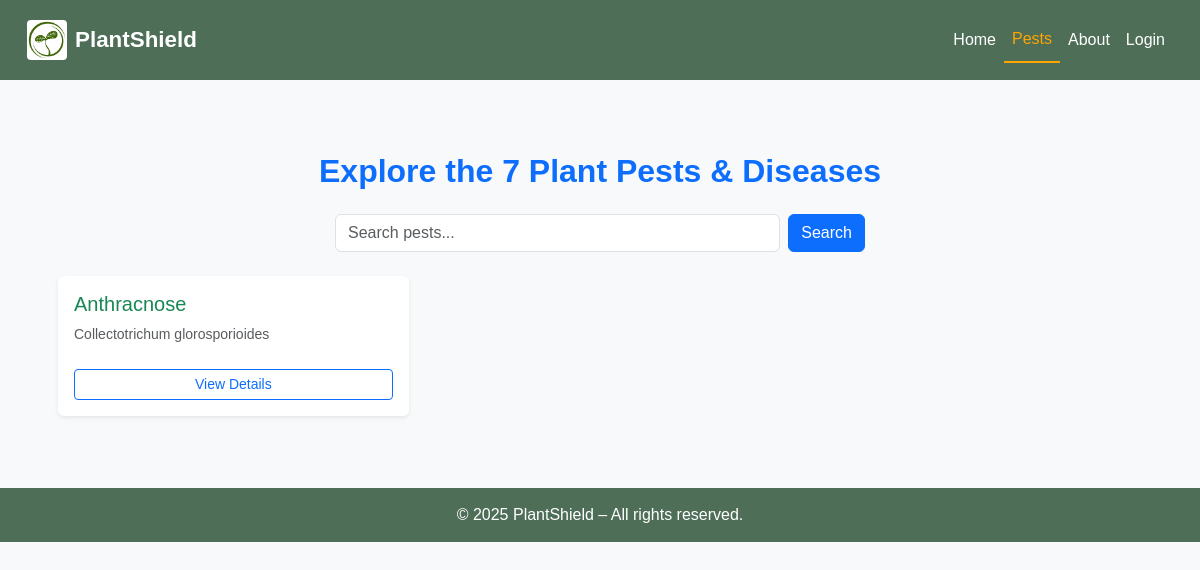
/pests/, run on an earlier commit of the app's database.
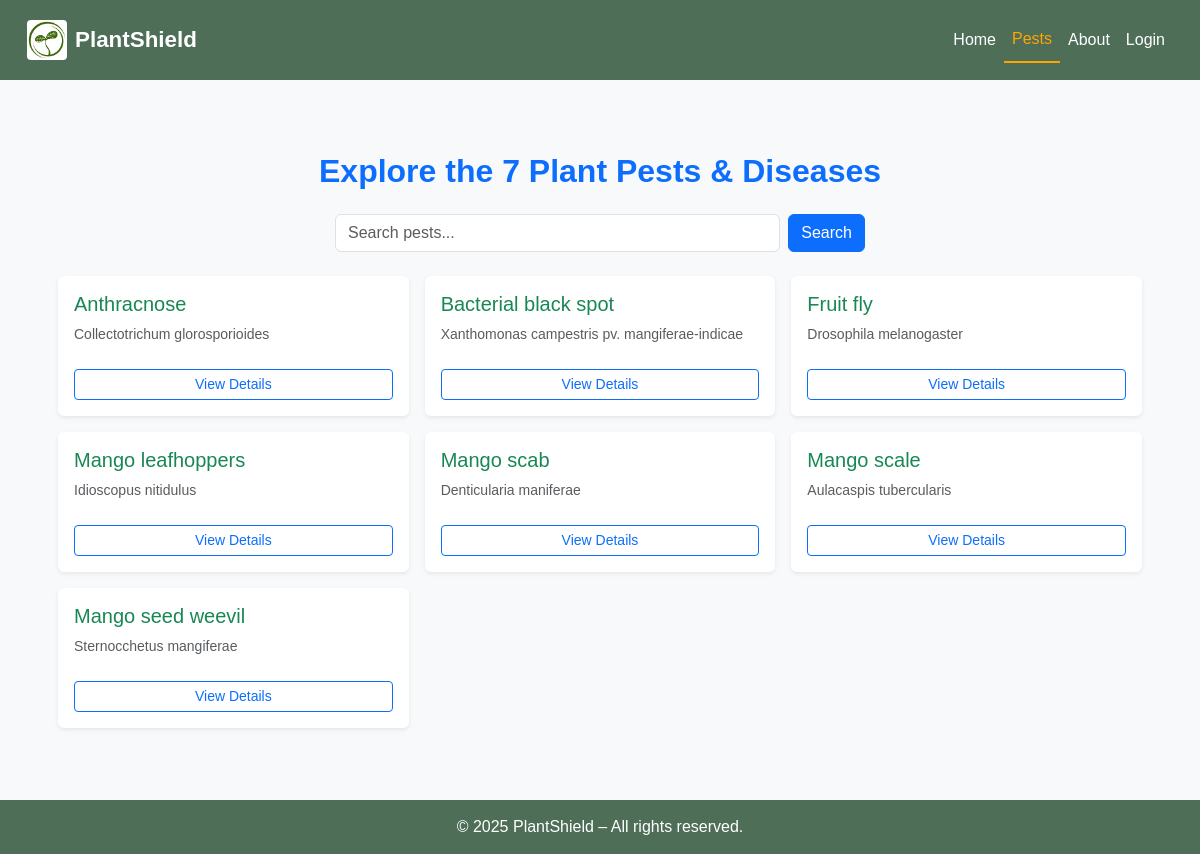
And on a later commit of the database.
### pest_web/models.py (models this page shows, shortened)
class PestDisease(models.Model):
    identifier = models.IntegerField(
        null=False,
        blank=False,
        unique=True,
        default=1,
    )
    name = models.CharField(max_length=100)
    scientific_name = models.CharField(max_length=100)
    description = models.TextField(blank=True)
    image_url = models.CharField(blank=True, max_length=250)
    image_reference = models.TextField(blank=True)
    symptoms = models.TextField()
    prevention = models.TextField()
    treatment = models.TextField()
    affected_parts = models.ManyToManyField(PlantPart)  # Changed to ManyToMany as a pest can affect multiple parts
    recommended_frequency = models.CharField(max_length=100)
    plant_type = models.ForeignKey(PlantType, on_delete=models.SET_NULL, null=True, blank=True) # Using CharField for now, can be ForeignKey if you create PlantType model

### pest_web/views.py (the view)
# urls.py: re_path(r'^pests/$', PestDiseaseListView.as_view(), name='pest_list'),
class PestDiseaseListView(ListView):
    model = PestDisease
    template_name = 'pests/plist.html'
    context_object_name = 'pests'
    def get_queryset(self):
        return PestDisease.objects.all().order_by('name')

### pest_web/templates/pests/plist.html (shortened to what this page needs)
{% extends "pests/base.html" %}
{% load static %}
{% block content %}
<section class="pest-list container my-5">
  <h2 class="text-center text-primary fw-bold mb-4">Explore the 7 Plant Pests & Diseases</h2>
  <div class="row justify-content-center mb-4">
    <div class="col-md-6">
      <form method="get" class="d-flex">
        <input type="text" name="q" class="form-control me-2" placeholder="Search pests..." value="{{ request.GET.q }}">
        <button type="submit" class="btn btn-primary">Search</button>
      </form>
    </div>
  </div>
  <div class="row g-3">
    {% for pest in pests %}
      <div class="col-md-4">
        <div class="card shadow-sm border-0 h-100 p-3">
          <h5 class="card-title text-success">{{ pest.name }}</h5>
          <p class="card-text text-muted small">{{ pest.scientific_name }}</p>
          <a href="{% url 'pest_detail' pest.pk %}" class="btn btn-sm btn-outline-primary mt-2">View Details</a>
        </div>
      </div>
    {% empty %}
      <p class="text-center text-muted">No pests found matching your search.</p>
    {% endfor %}
  </div>
</section>
{% endblock %}

### pest_web/templates/pests/base.html (shortened to what this page needs)
<!DOCTYPE html>
<html lang="en">
<head>
  {% load widget_tweaks %}
  {% load static %}
  <link href="https://cdn.jsdelivr.net/npm/bootstrap@5.3.0/dist/css/bootstrap.min.css" rel="stylesheet" />
  <link rel="stylesheet" href="https://cdn.jsdelivr.net/npm/bootstrap-icons/font/bootstrap-icons.css">
  <link rel="stylesheet" href="{% static 'css/style.css' %}" />
</head>
<body>
  <nav class="navbar navbar-expand-lg sticky-top">
    <div class="container-fluid">
      <a class="navbar-brand d-flex align-items-center fw-bold" href="{% url 'home' %}">
        <img src="{% static 'images/logo.png' %}" alt="Logo" width="40" height="40" class="d-inline-block align-text-top me-2" />
        <span class="fw-bold">PlantShield</span>
      </a>
      <div class="collapse navbar-collapse" id="navbarNav">
        <ul class="navbar-nav ms-auto mb-2 mb-lg-0">
          <li class="nav-item"><a class="nav-link {% if request.path == '/' %}active{% endif %}" href="{% url 'home' %}">Home</a></li>
          <li class="nav-item"><a class="nav-link {% if request.path == '/pests/' %}active{% endif %}" href="{% url 'pest_list' %}">Pests</a></li>
          <li class="nav-item"><a class="nav-link {% if request.path == '/about/' %}active{% endif %}" href="{% url 'about' %}">About</a></li>
          {% if user.is_authenticated %}
            <li class="nav-item"><a class="nav-link {% if request.path == '/surveillance/' %}active{% endif %}" href="{% url 'surveillance_dashboard' %}">Surveillance</a></li>
            <li class="nav-item"><a class="nav-link {% if request.path == '/dashboard/' %}active{% endif %}" href="{% url 'dashboard_management' %}">Dashboard</a></li>
            <li class="nav-item"><a class="nav-link {% if request.path == '/profile/' %}active{% endif %}" href="{% url 'user_profile' %}">Profile</a></li>
            <li class="nav-item">
              <form action="{% url 'logout' %}" method="post" class="d-inline">
                {% csrf_token %}
                <button class="btn btn-outline-primary btn-sm" type="submit">Logout</button>
              </form>
            </li>
          {% else %}
            <li class="nav-item"><a class="nav-link" href="{% url 'login' %}">Login</a></li>
          {% endif %}
        </ul>
      </div>
    </div>
  </nav>
  <main class="container py-4">
    {% block content %}
    {% endblock %}
  </main>
  <footer>
    &copy; 2025 PlantShield – All rights reserved.
  </footer>
</body>
</html>

### pest_web/static/css/style.css (style rules this page uses)
* { margin: 0; padding: 0; box-sizing: border-box; }
body { font-family: Arial, sans-serif; background-color: #f8f9fa; color: #333; }
.navbar { background-color: #4e6e58; color: #fff; padding: 15px; }
.navbar-brand span { color: #fff; font-weight: bold; font-size: 1.4rem; }
.navbar-brand img { border-radius: 4px; }
.navbar-nav { align-items: center; }
.navbar-nav .nav-link { color: #fff; font-weight: 500; padding: 10px 15px; transition: color 0.3s ease, border-bottom 0.3s ease; }
.navbar-nav .nav-link.active { color: #ffa500; border-bottom: 2px solid #ffa500; }
main.container { padding: 2rem 1rem; }
footer { background-color: #4e6e58; color: #fff; text-align: center; padding: 15px 0; bottom: 0; width: 100%; }

What changed in the data, as far as the page shows it:
added PestDisease: name "Bacterial black spot", scientific_name "Xanthomonas campestris pv. mangiferae-indicae"
added PestDisease: name "Fruit fly", scientific_name "Drosophila melanogaster"
added PestDisease: name "Mango leafhoppers", scientific_name "Idioscopus nitidulus"
added PestDisease: name "Mango scab", scientific_name "Denticularia maniferae"
added PestDisease: name "Mango scale", scientific_name "Aulacaspis tubercularis"
added PestDisease: name "Mango seed weevil", scientific_name "Sternocchetus mangiferae"
